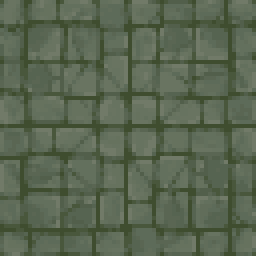
#> input picture Assets/_Project/Art/Pixel/Test/floor.png, 64 x 64 px (shown 4 times larger)
$ python grid64.py ../Assets/_Project/Art/Pixel/Test/floor.png ../Assets/_Project/Art/Pixel/Test/floor.png 5
#> lines starting #> are read from the running program, lines starting #| are printed output that depends on the picture
"""격자 맞춤 AI 픽셀 그림 → 진짜 64px 스프라이트. 칸 크기 · 시작 위치를 찾아(칸 안 색 차이가 가장 작은 값) 칸마다 가운데 영역의 가장 흔한 색을 집는다.
평균을 내지 않으므로 중간색이 생기지 않는다. 사용: python grid64.py <in.png> <out64.png> [T=64]"""
import sys
from collections import Counter
from PIL import Image

src, dst = sys.argv[1], sys.argv[2]
T = int(sys.argv[3]) if len(sys.argv) > 3 else 64
im = Image.open(src).convert('RGB')
W, H = im.size
#> W = 64; H = 64
small = im.resize((W // 2, H // 2), Image.Resampling.NEAREST)  # 점수 계산만 빠르게
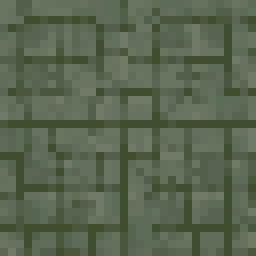
#> small: PIL image 32x32 RGB (shown 8 times larger); mean R, G, B 88.8, 101.6, 80.2
px = small.load()

def score(p, ox, oy):
    # 칸 경계 안쪽에서 이웃 픽셀 색 차이 합 (작을수록 칸 안이 한 색)
    s = 0; n = 0
    for y in range(oy, small.height - 1, 3):
        for x in range(ox, small.width - 1, 3):
            if (x - ox) % p == p - 1 or (y - oy) % p == p - 1: continue
            a = px[x, y]; b = px[x + 1, y]; c = px[x, y + 1]
            s += sum(abs(a[i] - b[i]) for i in range(3)) + sum(abs(a[i] - c[i]) for i in range(3)); n += 1
    return s / max(n, 1)

best = None
for p2 in [x / 2 for x in range(12, 21)]:  # 원본에서 칸 12~20px (절반 크기에서 6~10)
    for ox in range(int(p2)):
        for oy in range(0, int(p2), 2):
            sc = score(int(round(p2)), ox, oy)
            if best is None or sc < best[0]: best = (sc, p2 * 2, ox * 2, oy * 2)
_, cell, ox, oy = best
full = im.load()
cols = int((W - ox) // cell); rows = int((H - oy) // cell)
#> after `cols = int((W - ox) // cell)`: cols = 3
#> after `rows = int((H - oy) // cell)`: rows = 3
out = Image.new('RGBA', (cols, rows))
op = out.load()
for r in range(rows):
    for c in range(cols):
        x0 = int(ox + c * cell + cell * 0.3); x1 = int(ox + c * cell + cell * 0.7)
        y0 = int(oy + r * cell + cell * 0.3); y1 = int(oy + r * cell + cell * 0.7)
        cnt = Counter(full[x, y] for y in range(y0, max(y0 + 1, y1)) for x in range(x0, max(x0 + 1, x1)))
        col = cnt.most_common(1)[0][0]
        rr, gg, bb = col
        green = gg > 110 and gg - max(rr, bb) > 45  # 배경 초록 + 가장자리에 섞인 초록 (캐릭터에 진초록이 생기면 기준을 다시 볼 것)
        if green: op[c, r] = (0, 0, 0, 0)
        elif gg - max(rr, bb) > 15 and max(rr, bb) < 30: op[c, r] = (18, 16, 22, 255)  # 외곽선에 배경 초록이 섞인 칸 → 외곽선 색
        else: op[c, r] = (rr, gg, bb, 255)
box = out.getbbox()
#> box = (0, 0, 3, 3)
spr = out.crop(box)
if spr.height > T - 1 or spr.width > T:  # 칸이 64보다 많이 잡힌 경우만 가장 가까운 칸으로 줄임
    s = (T - 2) / max(spr.size)
    spr = spr.resize((max(1, round(spr.width * s)), max(1, round(spr.height * s))), Image.Resampling.NEAREST)
canvas = Image.new('RGBA', (T, T))
canvas.paste(spr, ((T - spr.width) // 2, T - spr.height - 1), spr)
canvas.save(dst)
print(f'cell {cell:.1f}px offset ({ox},{oy}) grid {cols}x{rows} sprite {spr.size}')
#| cell 15.0px offset (8,8) grid 3x3 sprite (3, 3)
